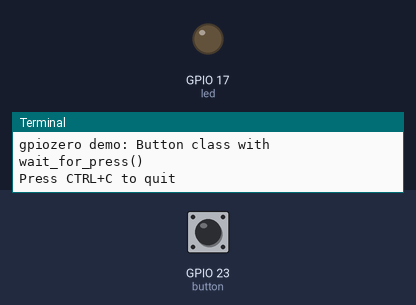
This program was run on a simulated Raspberry Pi (BCM pin numbers). Parts: output pins drawn as LEDs (lit = HIGH), the last lines printed to the terminal. The test bench sets the inputs (shaded band); at power-on: GPIO 23 (button) HIGH. At 4.3 s the program stops and its outputs stay as they are.

Above: at 1.2 s.
1.3 s: GPIO 23 (button) pulled LOW for 0.15 s
At 2.6 s:
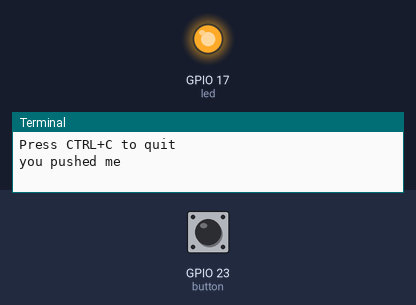
Timing chart, 0 to 5.8 s (numbered marks = the images above; inputs shaded):
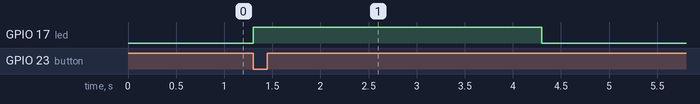

Measured:
- after the input at 1.3 s, GPIO 17 (led): LOW → HIGH at once, → LOW 3.0 s later

The program:

button.py
```python
"""Control a button, which can also control an LED."""

# https://learning.raspberrypi.org/en/projects/physical-computing

# Also get button class
from gpiozero import Button, LED
from time import sleep

# attach jumper lead from GPIO pin 17, then to a 330 ohm resistor
# from the 330 ohm resistor to an LED, then back to ground (GND) pin
led = LED(17)
# attach jumper lead from GPIO pin 23, then to a button
# from the button, attach a lead back to ground (GND) pin
button = Button(23)


def main():
    """Demo the Button class."""
    # method that waits for you click press the button
    # note that you can only do this once
    # after you press the button, nothing will happen again.
    print('gpiozero demo: Button class with wait_for_press()')
    print('Press CTRL+C to quit')
    try:
        button.wait_for_press()
        print('you pushed me')
        led.on()
        sleep(3)
        led.off()

    except KeyboardInterrupt:
        print('Demo over.')
        pass


if __name__ == '__main__':
    main()
```
